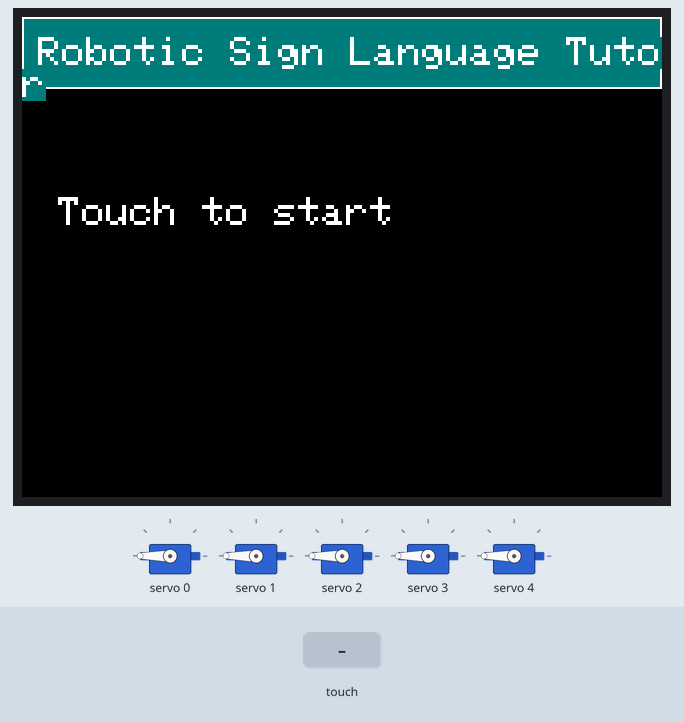
Recording of a sketch running on a simulated ESP32. Shown: 320×240 colour display, 5 × servo. The inputs (shaded band) are chosen by the test bench. Random numbers use the default seed unless the sketch sets one.

Above: at 1.4 s.
1.5 s: touch panel pressed at 13 % / 10 % of its raw x / y range
At 2.3 s:
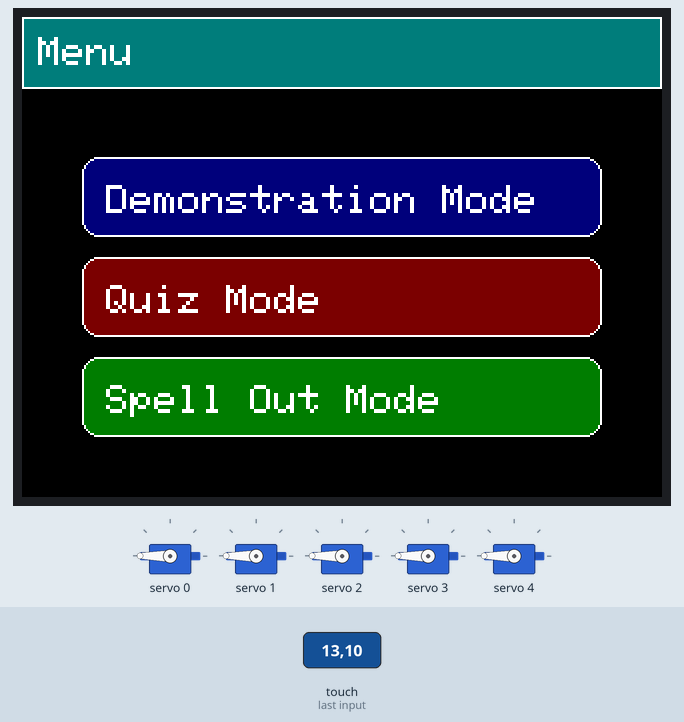
3.3 s: touch panel pressed at 38 % / 10 % of its raw x / y range
5.0 s: touch panel pressed at 13 % / 30 % of its raw x / y range
At 5.7 s:
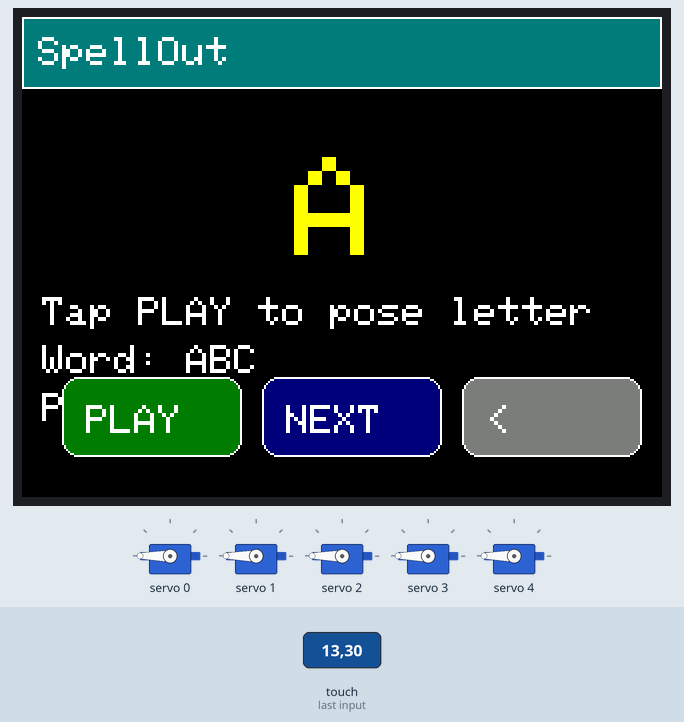
6.8 s: touch panel pressed at 87 % / 10 % of its raw x / y range
At 7.15 s:
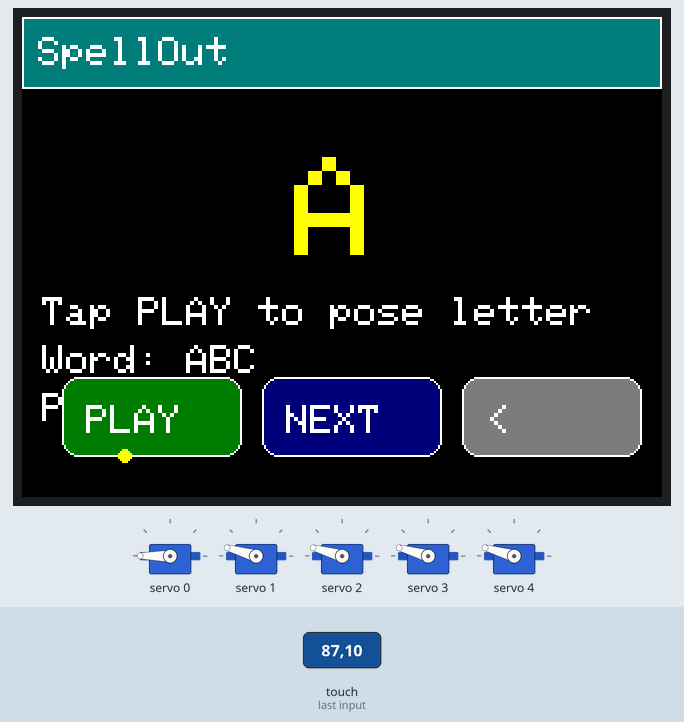
9.6 s: touch panel pressed at 62 % / 10 % of its raw x / y range
At 10.4 s:
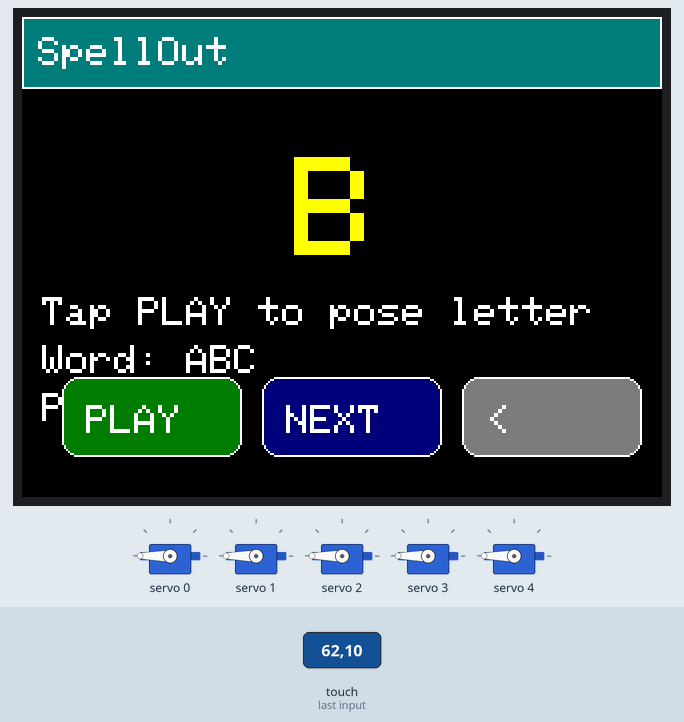
11.4 s: touch panel pressed at 38 % / 30 % of its raw x / y range
Timing chart, 0 to 14.0 s (numbered marks = the images above; inputs shaded):
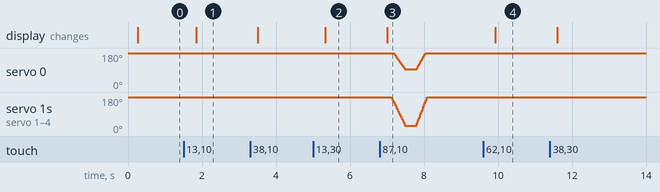

The sketch:

RSLT_Merged_ABC.ino
```cpp
#include <Wire.h>
#include <SPI.h>
#include <Adafruit_GFX.h>
#include <Adafruit_ILI9341.h>
#include <XPT2046_Touchscreen.h>
#include <Adafruit_PWMServoDriver.h>

#define TFT_CS    15
#define TFT_DC     2
#define TFT_RST    4
#define TOUCH_CS  14
#define TOUCH_IRQ 35
#define SPI_SCK   18
#define SPI_MISO  19
#define SPI_MOSI  23

#define SCREEN_W 320
#define SCREEN_H 240

#define RAW_X_MIN  300
#define RAW_X_MAX  3800
#define RAW_Y_MIN  300
#define RAW_Y_MAX  3800

#define TOUCH_SWAP_XY  0
#define TOUCH_INVERT_X 1
#define TOUCH_INVERT_Y 1

Adafruit_ILI9341 tft(TFT_CS, TFT_DC, TFT_RST);
XPT2046_Touchscreen ts(TOUCH_CS, TOUCH_IRQ);
Adafruit_PWMServoDriver pwm(0x40);

const uint16_t SERVO_MIN_TICKS[5] = {150, 150, 150, 150, 150};
const uint16_t SERVO_MAX_TICKS[5] = {600, 600, 600, 600, 600};
const bool     SERVO_INVERT[5]    = {false, false, false, false, false};

const float POSE_OPEN[5] = {1.00, 1.00, 1.00, 1.00, 1.00};
const float POSE_A[5]    = {0.35, 0.05, 0.05, 0.05, 0.05};
const float POSE_B[5]    = {1, 1, 1, 1, 1};
const float POSE_C[5]    = {0.55, 0.55, 0.55, 0.55, 0.55};

const char* LETTERS = "ABC";

float currentPose[5] = {POSE_OPEN[0], POSE_OPEN[1], POSE_OPEN[2], POSE_OPEN[3], POSE_OPEN[4]};

struct Rect {
  int x, y, w, h;
  };

struct Tap {
  int x, y;
  bool ok;
  };

enum Mode {
  WELCOME,
  MENU,
  DEMO,
  QUIZ,
  SPELLOUT
  };

Mode mode = WELCOME;

const Rect BTN_PLAY = { 20,  180, 90, 40};
const Rect BTN_NEXT = { 120, 180, 90, 40};
const Rect BTN_BACK = { 220, 180, 90, 40};

const Rect BOX_DEMO     = { 30, 70,  260, 40};
const Rect BOX_QUIZ     = { 30, 120, 260, 40};
const Rect BOX_SPELLOUT = { 30, 170, 260, 40};

int demoIdx = 0;
char quizTarget = 'A';
String spellWord = "ABC";
int spellPos = 0;

void header(const char* title) {
  tft.fillRect(0, 0, SCREEN_W, 36, ILI9341_DARKCYAN);
  tft.drawRect(0, 0, SCREEN_W, 36, ILI9341_WHITE);
  tft.setTextColor(ILI9341_WHITE, ILI9341_DARKCYAN);
  tft.setTextSize(2);
  tft.setCursor(8, 10);
  tft.print(title);
}

void centerLetter(char ch) {
  tft.setTextColor(ILI9341_YELLOW, ILI9341_BLACK);
  tft.setTextSize(7);
  int16_t x = (SCREEN_W / 2) - 24;
  int16_t y = 70;
  tft.setCursor(x, y);
  tft.print(ch);
}

void drawButton(const Rect& r, const char* label, uint16_t bg) {
  tft.fillRoundRect(r.x, r.y, r.w, r.h, 8, bg);
  tft.drawRoundRect(r.x, r.y, r.w, r.h, 8, ILI9341_WHITE);
  tft.setTextColor(ILI9341_WHITE, bg);
  tft.setTextSize(2);
  int16_t tx = r.x + 12, ty = r.y + (r.h/2) - 6;
  tft.setCursor(tx, ty);
  tft.print(label);
}

void drawWelcome() {
  tft.fillScreen(ILI9341_BLACK);
  header("Robotic Sign Language Tutor");
  tft.setTextColor(ILI9341_WHITE, ILI9341_BLACK);
  tft.setTextSize(2);
  tft.setCursor(18, 90);
  tft.print("Touch to start");
}

void drawMenu() {
  tft.fillScreen(ILI9341_BLACK);
  header("Menu");
  drawButton(BOX_DEMO,     "Demonstration Mode", ILI9341_NAVY);
  drawButton(BOX_QUIZ,     "Quiz Mode",          ILI9341_MAROON);
  drawButton(BOX_SPELLOUT, "Spell Out Mode",      ILI9341_DARKGREEN);

  tft.setTextColor(ILI9341_YELLOW, ILI9341_BLACK);
  tft.setTextSize(2);
  tft.setCursor(10, 220);
}

void drawDemo() {
  tft.fillScreen(ILI9341_BLACK);
  header("Demonstration");
  char letter = LETTERS[demoIdx];
  centerLetter(letter);

  tft.setTextColor(ILI9341_WHITE, ILI9341_BLACK);
  tft.setTextSize(2);
  tft.setCursor(10, 140);
  tft.print("Tap PLAY to move, NEXT to change");

  drawButton(BTN_PLAY, "PLAY", ILI9341_DARKGREEN);
  drawButton(BTN_NEXT, "NEXT", ILI9341_NAVY);
  drawButton(BTN_BACK, "<",    ILI9341_DARKGREY);
}

void drawQuiz() {
  tft.fillScreen(ILI9341_BLACK);
  header("Quiz Mode");
  centerLetter('?');
  tft.setTextColor(ILI9341_WHITE, ILI9341_BLACK);
  tft.setTextSize(2);
  tft.setCursor(10, 140);
  tft.print("Guess the letter");
  tft.setCursor(10, 164);
  tft.print("Tap PLAY to show pose");
  drawButton(BTN_PLAY, "PLAY", ILI9341_DARKGREEN);
  drawButton(BTN_NEXT, "NEXT", ILI9341_NAVY);
  drawButton(BTN_BACK, "<",    ILI9341_DARKGREY);
}

void drawSpell() {
  tft.fillScreen(ILI9341_BLACK);
  header("SpellOut");
  char letter = spellWord[spellPos];
  centerLetter(letter);
  tft.setTextColor(ILI9341_WHITE, ILI9341_BLACK);
  tft.setTextSize(2);
  tft.setCursor(10, 140);
  tft.print("Tap PLAY to pose letter");
  tft.setCursor(10, 164);
  tft.print("Word: "); tft.print(spellWord);
  tft.setCursor(10, 188);
  tft.printf("Pos: %d/%d", spellPos + 1, (int)spellWord.length());
  drawButton(BTN_PLAY, "PLAY", ILI9341_DARKGREEN);
  drawButton(BTN_NEXT, "NEXT", ILI9341_NAVY);
  drawButton(BTN_BACK, "<",    ILI9341_DARKGREY);
}

uint16_t pctToTicks(uint8_t s, float v01) {
  v01 = clamp01(v01);
  if (SERVO_INVERT[s]) {
    v01 = 1.0f - v01;
  }
  const uint16_t lo = SERVO_MIN_TICKS[s];
  const uint16_t hi = SERVO_MAX_TICKS[s];
  float t = lo + (hi - lo) * v01;
  if (t < 0){
    t = 0;
  }
  if (t > 4095) {
    t = 4095;
  }
  return (uint16_t)t;
}

void applyPoseInstant(const float pose[5]) {
  for (uint8_t s = 0; s < 5; ++s) {
    pwm.setPWM(s, 0, pctToTicks(s, pose[s]));
    currentPose[s] = pose[s];
  }
}

void tweenToPose(const float pose[5], uint16_t ms = 450, uint8_t steps = 24) {
  for (uint8_t k = 1; k <= steps; ++k) {
    for (uint8_t s = 0; s < 5; ++s) {
      float v = currentPose[s] + (pose[s] - currentPose[s]) * (float)k / steps;
      pwm.setPWM(s, 0, pctToTicks(s, v));
    }
    delay(ms / steps);
  }
  for (uint8_t s = 0; s < 5; ++s) {
  currentPose[s] = pose[s];
  }
}

const float* poseForLetter(char c) {
  switch (c) {
    case 'A':
     return POSE_A;
    case 'B':
    return POSE_B;
    case 'C':
    return POSE_C;
    default:
    return POSE_OPEN;
  }
}


void playLetter(char c) {
  const float* tgt = poseForLetter(c);
  tweenToPose(tgt, 450, 24);
  delay(300);
  tweenToPose(POSE_OPEN, 350, 18);
}
static inline int imap(long v, long in_min, long in_max, long out_min, long out_max) {
  v = (v - in_min) * (out_max - out_min) / (in_max - in_min) + out_min;
  if (v < out_min) {
  v = out_min;
  }

  if (v > out_max) {
    v = out_max;
  }
  return (int)v;
}

bool hit(const Rect& r, int x, int y) {
  return (x >= r.x && x < r.x + r.w && y >= r.y && y < r.y + r.h);
}

bool readTouchPoint(int &sx, int &sy) {
  if (!ts.touched()) return false;

  const int N = 4;
  long rx = 0, ry = 0;
  for (int i = 0; i < N; ++i) {
    auto p = ts.getPoint();
    rx += p.x;
    ry += p.y;
    delay(2);
  }
  rx /= N; ry /= N;

  long rxs = TOUCH_SWAP_XY ? ry : rx;
  long rys = TOUCH_SWAP_XY ? rx : ry;

  int x = imap(rxs, RAW_X_MIN, RAW_X_MAX, 0, SCREEN_W - 1);
  int y = imap(rys, RAW_Y_MIN, RAW_Y_MAX, 0, SCREEN_H - 1);

  if (TOUCH_INVERT_X) {
    x = (SCREEN_W - 1) - x;
  }

  if (TOUCH_INVERT_Y) {
    y = (SCREEN_H - 1) - y;
  }

  sx = x;
  sy = y;
  return true;
}

Tap getTap(uint16_t hold_ms = 600) {
  Tap t{0, 0, false};

  uint32_t t0 = millis();
  while (!ts.touched()) {
    if (millis() - t0 > hold_ms) {
       return t;
    }
    delay(2);
  }
  int x, y, cnt = 0;
  long ax = 0, ay = 0;
  uint32_t t1 = millis();
  while (ts.touched() && (millis() - t1) < hold_ms) {
    if (readTouchPoint(x, y)) {
      ax += x; ay += y; cnt++;
    }
    delay(2);
  }
  if (cnt == 0) {
    return t;
  }
  t.x = (int)(ax / cnt);
  t.y = (int)(ay / cnt);
  t.ok = true;
  delay(40);
  return t;
}

float clamp01(float x) {
    if (x < 0)
      return 0;
    if (x > 1)
    return 1;
  return x;
  }


void setup() {
  Serial.begin(115200);
  SPI.begin(SPI_SCK, SPI_MISO, SPI_MOSI);
  tft.begin();
  tft.setRotation(1);
  ts.begin();
  Wire.begin();
  pwm.begin();
  pwm.setPWMFreq(50);
  delay(10);
  applyPoseInstant(POSE_OPEN);
  randomSeed(esp_random());
  drawWelcome();
}

void loop() {
  Tap tap = getTap();
  if (tap.ok) {
    tft.fillCircle(tap.x, tap.y, 3, ILI9341_YELLOW);
  }

  switch (mode) {

    case WELCOME:
      if (tap.ok) {
        mode = MENU;
        drawMenu();
        }
      break;

    case MENU:
      if (tap.ok) {
        if (hit(BOX_DEMO, tap.x, tap.y)) {
          demoIdx = 0;
          mode = DEMO;
          drawDemo();
        }
        else if (hit(BOX_QUIZ, tap.x, tap.y)) {
          quizTarget = LETTERS[random(0, 3)];
          mode = QUIZ;
          drawQuiz();
        }
        else if (hit(BOX_SPELLOUT, tap.x, tap.y)) {
          spellPos = 0;
          mode = SPELLOUT;
          drawSpell();
        }
      }
      break;

    case DEMO:
      if (tap.ok) {
        if (hit(BTN_PLAY, tap.x, tap.y)) {
          playLetter(LETTERS[demoIdx]);
        }
        else if (hit(BTN_NEXT, tap.x, tap.y)) {
          demoIdx = (demoIdx + 1) % 3;
          drawDemo();
        }
        else if (hit(BTN_BACK, tap.x, tap.y)) {
          mode = MENU;
          drawMenu();
        }
      }
      break;

    case QUIZ:
      if (tap.ok) {
        if (hit(BTN_PLAY, tap.x, tap.y)) {
          playLetter(quizTarget);
        }
        else if (hit(BTN_NEXT, tap.x, tap.y)) {
          quizTarget = LETTERS[random(0, 3)];
          drawQuiz();
        }
        else if (hit(BTN_BACK, tap.x, tap.y)) {
          mode = MENU;
          drawMenu();
        }
      }
      break;

    case SPELLOUT:
      if (tap.ok) {
        if (hit(BTN_PLAY, tap.x, tap.y)) {
          playLetter(spellWord[spellPos]);
        }
        else if (hit(BTN_NEXT, tap.x, tap.y)) {
          spellPos++;
          if (spellPos >= spellWord.length())
          spellPos = 0;
          drawSpell();
        }
        else if (hit(BTN_BACK, tap.x, tap.y)) {
          mode = MENU;
          drawMenu();
        }
      }
      break;
  }
}
```

Measured:
- after the input at 1.5 s, the display: changes after 0.34 s (image 1)
- after the input at 5.0 s, the display: changes after 0.33 s (image 2)
- after the input at 6.8 s, the display: changes after 0.20 s (image 3)
- after the input at 9.6 s, the display: changes after 0.33 s (image 4)
